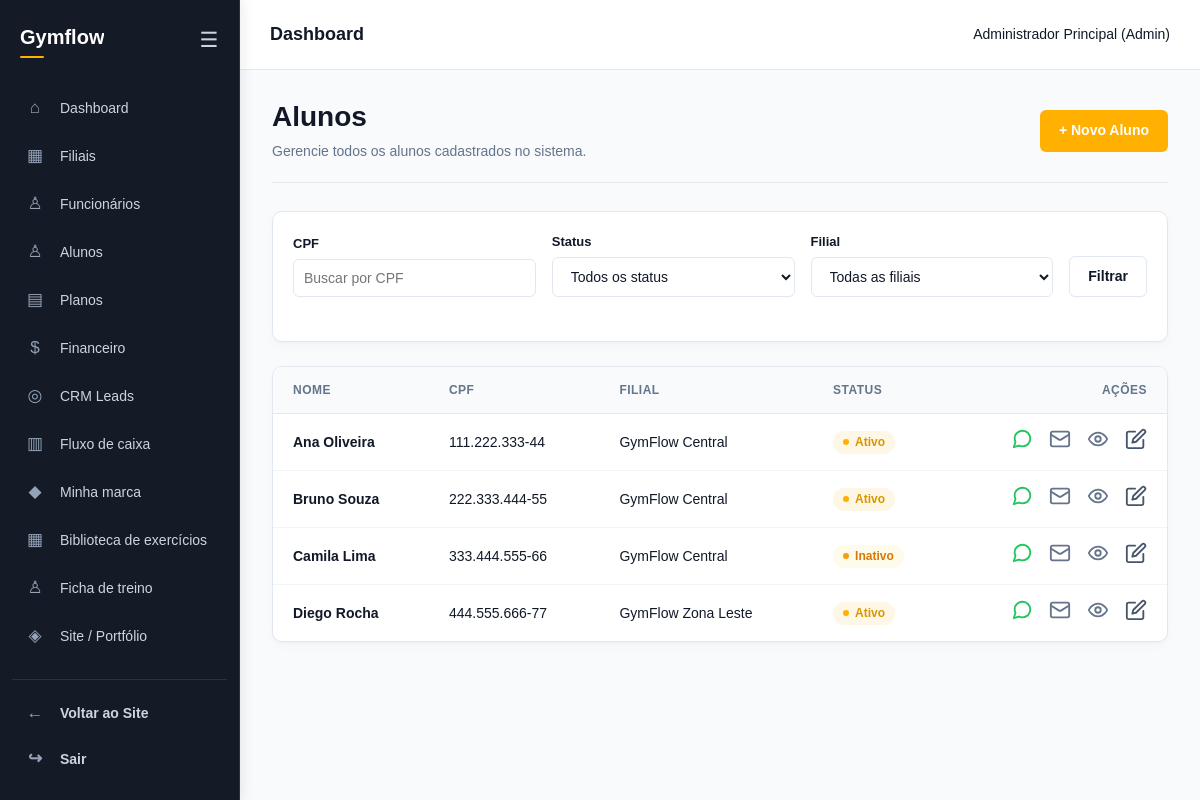
The app's page /app/controllers/AlunoController.php?acao=listar (signed in) with its own data.
### tables this page shows
CREATE TABLE alunos (
    id INT AUTO_INCREMENT PRIMARY KEY,
    filial_id INT NOT NULL,
    professor_id INT DEFAULT NULL,
    nome VARCHAR(100) NOT NULL,
    cpf VARCHAR(14) NOT NULL UNIQUE,
    rg VARCHAR(20),
    sexo VARCHAR(15) NOT NULL,
    nascimento DATE NOT NULL,
    email VARCHAR(100) NOT NULL,
    telefone VARCHAR(15) NOT NULL,
    endereco TEXT,
    status VARCHAR(20) NOT NULL DEFAULT 'Ativo',
    criado_em DATETIME DEFAULT CURRENT_TIMESTAMP,
    FOREIGN KEY (filial_id) REFERENCES filiais(id) ON DELETE RESTRICT,
    FOREIGN KEY (professor_id) REFERENCES users(id) ON DELETE SET NULL
);

CREATE TABLE filiais (
    id INT AUTO_INCREMENT PRIMARY KEY,
    company_id INT NOT NULL,
    nome VARCHAR(100) NOT NULL,
    cnpj VARCHAR(18) NOT NULL,
    telefone VARCHAR(15) NOT NULL,
    endereco TEXT NULL,
    numero VARCHAR(20) NULL,
    complemento VARCHAR(100) NULL,
    email VARCHAR(100) NULL,
    responsavel VARCHAR(100) NOT NULL,
    ativo BOOLEAN NOT NULL DEFAULT TRUE,
    latitude DECIMAL(10,8) DEFAULT NULL,
    longitude DECIMAL(11,8) DEFAULT NULL,
    CONSTRAINT uq_filiais_cnpj UNIQUE (company_id, cnpj),
    FOREIGN KEY (company_id) REFERENCES companies(id) ON DELETE CASCADE
);

### app/models/Aluno.php (called while the page is built, shortened)
<?php
require_once __DIR__ . '/Database.php';
$operacao = $operacao ?? '';
if ($operacao === 'listar') {
    $cpf = trim($cpf ?? '');
    $sql = "SELECT a.*, f.nome AS nome_filial FROM alunos a INNER JOIN filiais f ON f.id = a.filial_id WHERE f.company_id = :company_id";
    $parametros = [':company_id' => $_SESSION['company_id'] ?? 0];
    $sql .= " ORDER BY a.nome";
    $stmt = $pdo->prepare($sql);
    $stmt->execute($parametros);
    $alunos = $stmt->fetchAll();
}
elseif ($operacao === 'listar_filiais') {
    $company_id = $_SESSION['company_id'] ?? 0;
    $stmt = $pdo->prepare("SELECT id, nome FROM filiais WHERE ativo = TRUE AND company_id = ? ORDER BY nome");
    $stmt->execute([$company_id]);
    $filiais = $stmt->fetchAll();
}

### app/views/alunos/index.php (the view, shortened to what this page needs)
<?php
include __DIR__ . '/../shared/header.php';
include __DIR__ . '/../shared/sidebar.php';
?>
<link rel="stylesheet" href="<?= BASE_URL ?>/assets/css/jorge-financeiro.css">
<main class="conteudo financeiro-page">
    <div class="fin-page-header">
        <div class="fin-header-info">
            <h1>Alunos</h1>
            <p>Gerencie todos os alunos cadastrados no sistema.</p>
        </div>
        <div class="fin-header-actions">
            <a href="<?= $baseUrl ?>?acao=cadastrar" class="fin-btn fin-btn-primary">+ Novo Aluno</a>
        </div>
    </div>
    <section class="fin-table-card" style="margin-bottom: 24px;">
        <form action="<?= $baseUrl ?>" method="GET" class="fin-form-grid" style="display: flex; gap: 16px; align-items: flex-end; padding: 20px;">
            <div class="fin-form-group" style="flex: 1;">
                <label>CPF</label>
                <input type="text" name="cpf" class="fin-input" placeholder="Buscar por CPF" value="<?= htmlspecialchars($cpf) ?>">
            </div>
            <div class="fin-form-group" style="flex: 1;">
                <label>Status</label>
                <select name="status" class="fin-select">
                    <option value="">Todos os status</option>
                </select>
            </div>
            <div class="fin-form-group" style="flex: 1;">
                <label>Filial</label>
                <select name="filial_id" class="fin-select">
                    <option value="">Todas as filiais</option>
                </select>
            </div>
            <div class="fin-form-group">
                <button type="submit" class="fin-btn fin-btn-secondary">Filtrar</button>
            </div>
        </form>
    </section>
    <section class="fin-table-card">
        <div class="fin-table-responsive">
            <table class="fin-table">
                <thead>
                    <tr>
                        <th class="titulo-coluna">Nome</th>
                        <th class="titulo-coluna">CPF</th>
                        <th class="titulo-coluna">Filial</th>
                        <th class="titulo-coluna">Status</th>
                        <th class="titulo-coluna" style="text-align: right;">Ações</th>
                    </tr>
                </thead>
                <tbody>
                    <?php foreach ($alunos as $aluno): ?>
                        <?php
                        $numeroWhats = '';
                        if (isset($aluno['telefone'])) {
                            $numeroWhats = preg_replace('/\D/', '', $aluno['telefone']);
                        }
                        ?>
                        <tr>
                            <td><strong><?= htmlspecialchars($aluno['nome']) ?></strong></td>
                            <td><?= htmlspecialchars($aluno['cpf']) ?></td>
                            <td><?= htmlspecialchars($aluno['nome_filial']) ?></td>
                            <td>
                                <?php if ($aluno['status'] == 'Ativo'): ?>
                                    <span class="fin-badge fin-badge-pago">Ativo</span>
                                <?php else: ?>
                                    <span class="fin-badge fin-badge-aberto">Inativo</span>
                                <?php endif; ?>
                            </td>
                            <td style="text-align: right;">
                                <div class="fin-actions-dropdown icones-acoes">
                                    <?php if ($numeroWhats != ''): ?>
                                        <a href="https://wa.me/55<?= $numeroWhats ?>" target="_blank" title="WhatsApp" class="icone icone-whats">
                                        </a>
                                    <?php endif; ?>
                                    <?php if (!empty($aluno['email'])): ?>
                                        <a href="https://mail.google.com/mail/?view=cm&fs=1&to=<?= urlencode($aluno['email']) ?>" target="_blank" title="E-mail" class="icone">
                                            <svg width="22" height="22" viewBox="0 0 24 24" fill="none" stroke="currentColor" stroke-width="2" stroke-linecap="round" stroke-linejoin="round">
                                                <rect x="2" y="4" width="20" height="16" rx="2"></rect>
                                                <path d="m22 7-8.97 5.7a1.94 1.94 0 0 1-2.06 0L2 7"></path>
                                            </svg>
                                        </a>
                                    <?php endif; ?>
                                    <a href="<?= $baseUrl ?>?acao=visualizar&id=<?= $aluno['id'] ?>" title="Visualizar" class="icone">
                                        <svg width="22" height="22" viewBox="0 0 24 24" fill="none" stroke="currentColor" stroke-width="2" stroke-linecap="round" stroke-linejoin="round">
                                            <path d="M2 12s3-7 10-7 10 7 10 7-3 7-10 7-10-7-10-7Z"></path>
                                            <circle cx="12" cy="12" r="3"></circle>
                                        </svg>
                                    </a>
                                    <a href="<?= $baseUrl ?>?acao=editar&id=<?= $aluno['id'] ?>" title="Editar" class="icone icone-editar">
                                        <svg width="22" height="22" viewBox="0 0 24 24" fill="none" stroke="currentColor" stroke-width="2" stroke-linecap="round" stroke-linejoin="round">
                                            <path d="M11 4H4a2 2 0 0 0-2 2v14a2 2 0 0 0 2 2h14a2 2 0 0 0 2-2v-7"></path>
                                            <path d="M18.5 2.5a2.121 2.121 0 0 1 3 3L12 15l-4 1 1-4 9.5-9.5z"></path>
                                        </svg>
                                    </a>
                                </div>
                            </td>
                        </tr>
                    <?php endforeach; ?>
                </tbody>
            </table>
        </div>
    </section>
</main>
<?php include __DIR__ . '/../shared/footer.php'; ?>

### assets/css/global.css (style rules this page uses)
:root { --cor-primaria: #ffb000; --cor-secundaria: #111827; --cor-sobre-primaria: #111827; --cor-sobre-secundaria: #ffffff; --cor-primaria-hover: color-mix(in srgb, var(--cor-primaria) 85%, #000000); --cor-primaria-suave: color-mix(in srgb, var(--cor-primaria) 12%, #ffffff); --cor-primaria-borda: color-mix(in srgb, var(--cor-primaria) 35%, #ffffff); --cor-branca: #ffffff; --cor-fundo: #ffffff; --cor-fundo-pagina: #f8fafc; --cor-superficie: #ffffff; --cor-superficie-secundaria: #f1f5f9; --cor-texto: #111827; --cor-texto-secundario: #64748b; --cor-texto-discreto: #94a3b8; --cor-borda: #e2e8f0; --cor-borda-forte: #cbd5e1; --cor-sucesso: #16a34a; --cor-sucesso-fundo: #f0fdf4; --cor-aviso: #d97706; --cor-aviso-fundo: #fffbeb; --cor-perigo: #dc2626; --cor-perigo-fundo: #fef2f2; --cor-info: #2563eb; --cor-info-fundo: #eff6ff; --ui-fundo-pagina: var(--cor-fundo-pagina); --ui-fundo-card: var(--cor-superficie); --ui-texto: var(--cor-texto); --ui-texto-suave: var(--cor-texto-secundario); --ui-borda: var(--cor-borda); --ui-raio-sm: 6px; --ui-raio-md: 10px; --ui-raio-lg: 12px; --ui-raio-xl: 16px; --ui-sombra-card: 0 1px 2px rgba(15, 23, 42, 0.03), 0 4px 12px rgba(15, 23, 42, 0.025); --ui-sombra-hover: 0 3px 6px rgba(15, 23, 42, 0.04), 0 10px 20px rgba(15, 23, 42, 0.045); --ui-transicao: 0.2s ease; --ui-botao-fundo: var(--cor-primaria); --ui-botao-fundo-hover: var(--cor-primaria-hover); --ui-botao-texto: var(--cor-sobre-primaria); --ui-input-fundo: var(--cor-superficie); --ui-input-texto: var(--cor-texto); --ui-input-borda: var(--cor-borda); --ui-input-foco: var(--cor-primaria); --fin-primary: var(--cor-primaria); --fin-primary-dark: var(--cor-primaria-hover); }
*, *::before, *::after { box-sizing: border-box; }
html { -webkit-text-size-adjust: 100%; }
body { margin: 0; min-height: 100vh; font-family: Arial, Helvetica, sans-serif; font-size: 15px; line-height: 1.5; background-color: var(--cor-fundo); color: var(--cor-texto); }
button, input, select, textarea { font-family: inherit; }
h1, h2, h3, h4 { margin-top: 0; color: var(--cor-texto); }
h1 { font-size: 28px; }
p { line-height: 1.5; }
a { color: var(--cor-primaria); text-decoration: none; transition: color var(--ui-transicao); }
label { display: block; margin-bottom: 5px; font-weight: bold; }
input:not([type="checkbox"]):not([type="radio"]):not([type="color"]), select, textarea { width: 100%; padding: 10px; font-family: inherit; font-size: 14px; color: var(--ui-input-texto); background-color: var(--ui-input-fundo); border: 1px solid var(--ui-input-borda); border-radius: var(--ui-raio-sm); transition: border-color var(--ui-transicao), box-shadow var(--ui-transicao); }
button, input[type="submit"], input[type="button"], .btn { padding: 10px 18px; border: none; border-radius: var(--ui-raio-sm); background-color: var(--ui-botao-fundo); color: var(--ui-botao-texto); font-family: inherit; font-size: 14px; cursor: pointer; transition: background-color var(--ui-transicao), border-color var(--ui-transicao), box-shadow var(--ui-transicao), transform var(--ui-transicao); }
table { width: 100%; border-collapse: collapse; background-color: var(--cor-superficie); }
th, td { padding: 10px; text-align: left; border-bottom: 1px solid var(--ui-borda); }
th { background-color: var(--cor-superficie-secundaria); color: var(--ui-texto); }
td { color: var(--ui-texto); }

### assets/css/layout.css (style rules this page uses)
:root { --layout-sidebar-largura: 240px; --layout-sidebar-recolhida: 72px; --layout-header-altura: 70px; --sidebar-fundo: #151b26; --sidebar-fundo-hover: #202938; --sidebar-borda: #293241; --sidebar-texto: #cbd5e1; --sidebar-texto-forte: #ffffff; --sidebar-texto-suave: #94a3b8; --sidebar-scrollbar: #374151; --sidebar-destaque: var(--cor-primaria, #ffb000); --sidebar-destaque-suave: color-mix(in srgb, var(--sidebar-destaque) 12%, var(--sidebar-fundo)); --header-fundo: #ffffff; --header-texto: #111827; --header-texto-suave: #64748b; --header-borda: #e2e8f0; --layout-transicao: 0.3s ease; }
body { margin: 0; margin-left: var(--layout-sidebar-largura); min-height: 100vh; background-color: var(--ui-fundo-pagina, #f8fafc); color: var(--ui-texto, #111827); font-family: Arial, Helvetica, sans-serif; font-size: 15px; transition: margin-left var(--layout-transicao); }
main, .conteudo, .main-content { min-width: 0; padding: 25px 30px; box-sizing: border-box; }

### records on screen
alunos: nome "Ana Oliveira", cpf "111.222.333-44", filial.nome "GymFlow Central", status "Ativo"
alunos: nome "Bruno Souza", cpf "222.333.444-55", filial.nome "GymFlow Central", status "Ativo"
alunos: nome "Camila Lima", cpf "333.444.555-66", filial.nome "GymFlow Central", status "Inativo"
alunos: nome "Diego Rocha", cpf "444.555.666-77", filial.nome "GymFlow Zona Leste", status "Ativo"

### other values on screen
$escapar($titulo) "Dashboard"
$escapar($usuario) "Administrador Principal"
$escapar($role) "Admin"
$nomePainel "Gymflow"
